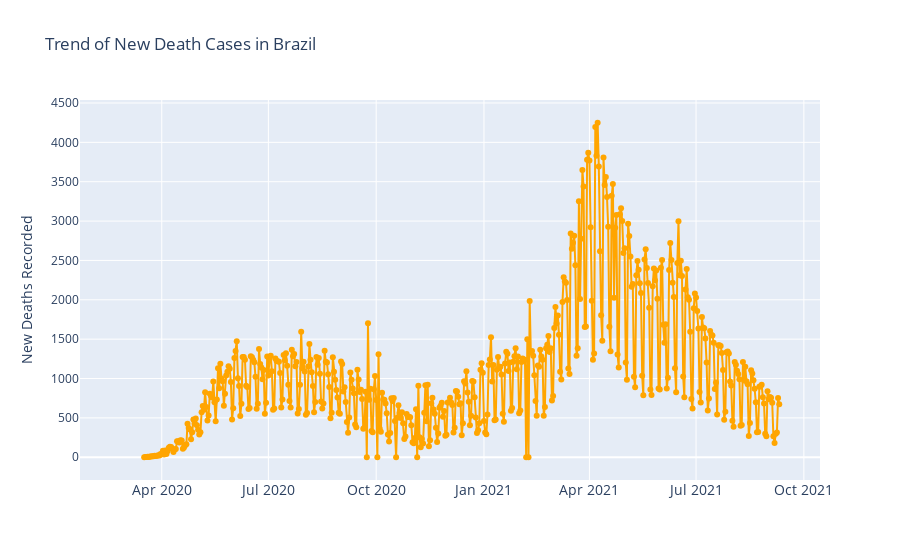

The cell this chart's notebook holds for it:
### Code cell
#Plotting the scatter plot to see the trends of new death cases in Brazil
df = df_raw
df_Mexico= df[df.location == 'Brazil']
fig = go.Figure()
fig.add_trace(go.Scatter(x=df_Mexico['date'], y = df_Brazil['new_deaths'], mode='lines+markers', name='Brazil', line=dict(color='orange', width=2)))
fig.update_layout(title='Trend of New Death Cases in Brazil', xaxis_tickfont_size=14,yaxis=dict(title='New Deaths Recorded'))
fig.show()

### Figure 1 — Plotly figure (JSON) as saved in the notebook; plotly's stock layout.template omitted (floating-point values rounded to 4 significant figures; data arrays with more than 128 entries replaced by an {"elided": "..."} marker saying what was removed)
{"data": [{"line": {"color": "orange", "width": 2}, "mode": "lines+markers", "name": "Brazil", "type": "scatter", "x": {"elided": "563 str values"}, "y": {"elided": "563 int values"}}], "layout": {"title": {"text": "Trend of New Death Cases in Brazil"}, "xaxis": {"tickfont": {"size": 14}}, "yaxis": {"title": {"text": "New Deaths Recorded"}}}}
